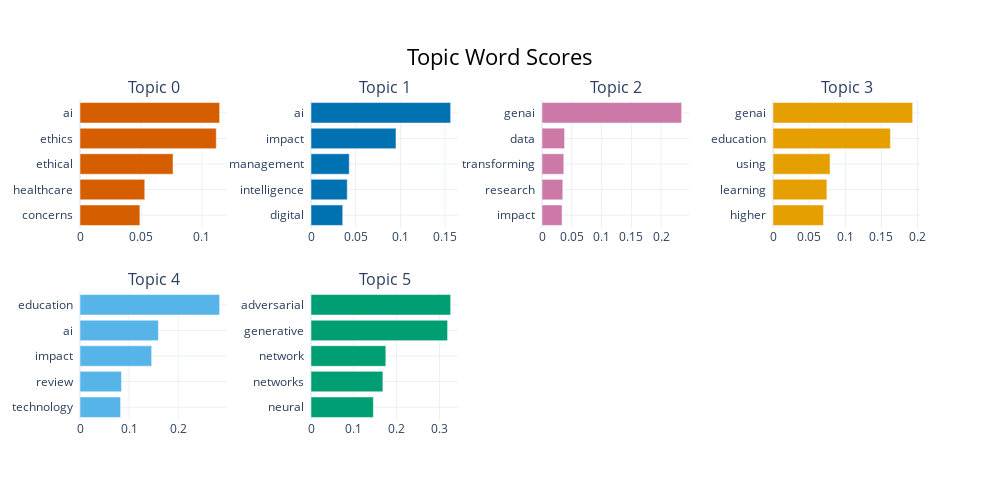

Notebook source saved alongside this figure:
### Code cell
topic_model.visualize_barchart()

### Figure 1 — Plotly figure (JSON) as saved in the notebook; plotly's stock layout.template omitted (floating-point values rounded to 4 significant figures)
{"data": [{"marker": {"color": "#D55E00"}, "orientation": "h", "type": "bar", "x": [0.04913, 0.05314, 0.07633, 0.1118, 0.1146], "xaxis": "x", "y": ["concerns  ", "healthcare  ", "ethical  ", "ethics  ", "ai  "], "yaxis": "y"}, {"marker": {"color": "#0072B2"}, "orientation": "h", "type": "bar", "x": [0.03549, 0.04056, 0.04278, 0.09505, 0.1562], "xaxis": "x2", "y": ["digital  ", "intelligence  ", "management  ", "impact  ", "ai  "], "yaxis": "y2"}, {"marker": {"color": "#CC79A7"}, "orientation": "h", "type": "bar", "x": [0.0337, 0.03491, 0.0366, 0.03794, 0.2344], "xaxis": "x3", "y": ["impact  ", "research  ", "transforming  ", "data  ", "genai  "], "yaxis": "y3"}, {"marker": {"color": "#E69F00"}, "orientation": "h", "type": "bar", "x": [0.06989, 0.07454, 0.07896, 0.1625, 0.1932], "xaxis": "x4", "y": ["higher  ", "learning  ", "using  ", "education  ", "genai  "], "yaxis": "y4"}, {"marker": {"color": "#56B4E9"}, "orientation": "h", "type": "bar", "x": [0.08265, 0.08448, 0.146, 0.1596, 0.2844], "xaxis": "x5", "y": ["technology  ", "review  ", "impact  ", "ai  ", "education  "], "yaxis": "y5"}, {"marker": {"color": "#009E73"}, "orientation": "h", "type": "bar", "x": [0.1458, 0.168, 0.1749, 0.3193, 0.3264], "xaxis": "x6", "y": ["neural  ", "networks  ", "network  ", "generative  ", "adversarial  "], "yaxis": "y6"}], "layout": {"annotations": [{"font": {"size": 16}, "showarrow": false, "text": "Topic 0", "x": 0.0875, "xanchor": "center", "xref": "paper", "y": 1, "yanchor": "bottom", "yref": "paper"}, {"font": {"size": 16}, "showarrow": false, "text": "Topic 1", "x": 0.3625, "xanchor": "center", "xref": "paper", "y": 1, "yanchor": "bottom", "yref": "paper"}, {"font": {"size": 16}, "showarrow": false, "text": "Topic 2", "x": 0.6375, "xanchor": "center", "xref": "paper", "y": 1, "yanchor": "bottom", "yref": "paper"}, {"font": {"size": 16}, "showarrow": false, "text": "Topic 3", "x": 0.9125, "xanchor": "center", "xref": "paper", "y": 1, "yanchor": "bottom", "yref": "paper"}, {"font": {"size": 16}, "showarrow": false, "text": "Topic 4", "x": 0.0875, "xanchor": "center", "xref": "paper", "y": 0.4, "yanchor": "bottom", "yref": "paper"}, {"font": {"size": 16}, "showarrow": false, "text": "Topic 5", "x": 0.3625, "xanchor": "center", "xref": "paper", "y": 0.4, "yanchor": "bottom", "yref": "paper"}], "height": 500, "hoverlabel": {"bgcolor": "white", "font": {"family": "Rockwell", "size": 16}}, "showlegend": false, "title": {"font": {"color": "Black", "size": 22}, "text": "Topic Word Scores", "x": 0.5, "xanchor": "center", "yanchor": "top"}, "width": 1000, "xaxis": {"anchor": "y", "domain": [0, 0.175], "showgrid": true}, "xaxis2": {"anchor": "y2", "domain": [0.275, 0.45], "showgrid": true}, "xaxis3": {"anchor": "y3", "domain": [0.55, 0.725], "showgrid": true}, "xaxis4": {"anchor": "y4", "domain": [0.825, 1], "showgrid": true}, "xaxis5": {"anchor": "y5", "domain": [0, 0.175], "showgrid": true}, "xaxis6": {"anchor": "y6", "domain": [0.275, 0.45], "showgrid": true}, "xaxis7": {"anchor": "y7", "domain": [0.55, 0.725], "showgrid": true}, "xaxis8": {"anchor": "y8", "domain": [0.825, 1], "showgrid": true}, "yaxis": {"anchor": "x", "domain": [0.6, 1], "showgrid": true}, "yaxis2": {"anchor": "x2", "domain": [0.6, 1], "showgrid": true}, "yaxis3": {"anchor": "x3", "domain": [0.6, 1], "showgrid": true}, "yaxis4": {"anchor": "x4", "domain": [0.6, 1], "showgrid": true}, "yaxis5": {"anchor": "x5", "domain": [0, 0.4], "showgrid": true}, "yaxis6": {"anchor": "x6", "domain": [0, 0.4], "showgrid": true}, "yaxis7": {"anchor": "x7", "domain": [0, 0.4], "showgrid": true}, "yaxis8": {"anchor": "x8", "domain": [0, 0.4], "showgrid": true}}}
